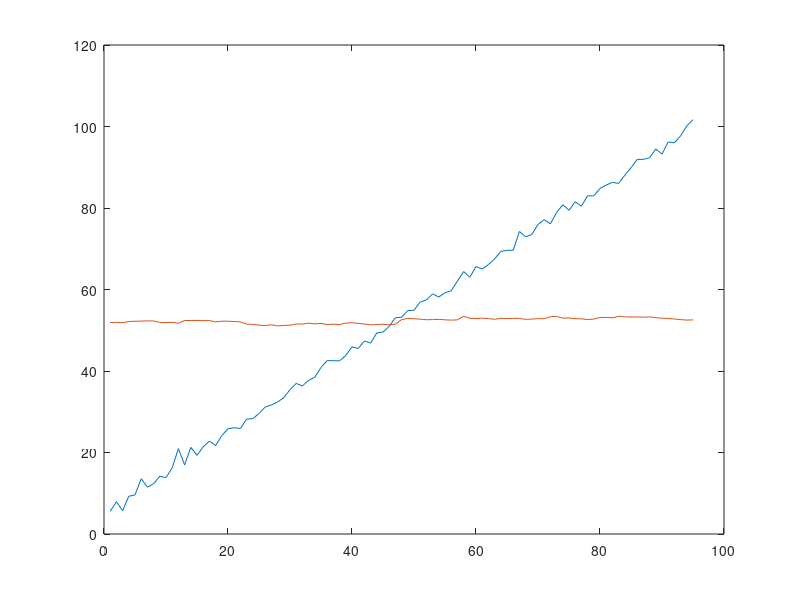

Recreate this plot in MATLAB.
clear all;
window = 5;
dataSize = 100;

%Dataset
x=1:1:dataSize;
nn = randn(1, dataSize);
x = x + nn;

xx=1:1:dataSize;
nn = randn(1, dataSize);
xx = xx + nn;

%plot(x)

data         = x(1:end-1);
y            = x(2:end);
xWin         = zeros(window, dataSize - 1 - window);
for i = 1:dataSize - window
    xWin(:, i) = data(1, i:i + window - 1);
end
yWin         = x(1 + window:end);

data         = xx(1:end-1);
yy           = xx(2:end);
xxWin        = zeros(window, dataSize - 1 - window);
for i = 1:dataSize - window
    xxWin(:, i) = data(1, i:i + window - 1);
end
yyWin        = xx(1 + window:end);


options = ' -s 3 -t 2';
model   = svmtrain(yWin', xWin', options);

[predOut, accuracy, decision_values] = svmpredict(yyWin', xxWin', model);

predOut

plot(1:1:(dataSize - window), [yyWin; predOut']);